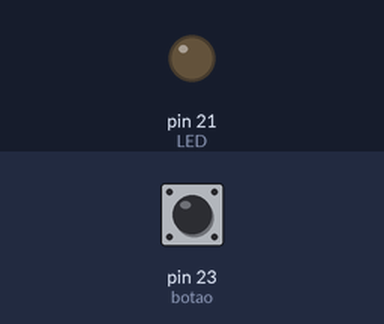
Simulated run of this sketch. Board: Arduino Mega 2560, built with avr-gcc and run on an emulated ATmega2560. On the bench: output pins drawn as LEDs (lit = HIGH). The inputs (shaded band) are chosen by the test bench; at power-on: pin 23 (botao) LOW.

Above: at 1.2 s.
1.3 s: pin 23 (botao) pulled HIGH for 0.15 s
At 1.37 s:
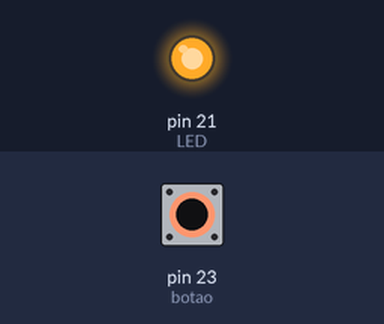
2.9 s: pin 23 (botao) pulled HIGH for 3.2 s
At 6.9 s:
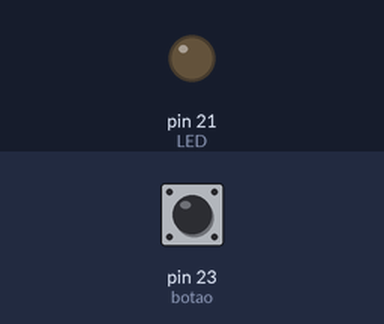
Timing chart, 0 to 8.4 s (numbered marks = the images above; inputs shaded):
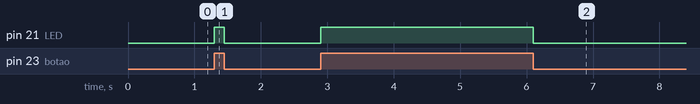

The sketch:

Exemplo01.ino
```cpp
//Código do exemplo 01
//Código para ler o botão e enquanto clicar ligar o led

const int LED = 21;
const int botao = 23;
int estado = 0;

void setup(){
  pinMode(LED, OUTPUT);
  pinMode(botao, INPUT);
}

void loop(){
  estado=digitalRead(botao);

  if(estado==1){
    digitalWrite(LED, HIGH);
  }
  else{
    digitalWrite(LED, LOW);
  }
}
```

Measured:
- after the input at 1.3 s, pin 21 (LED): LOW → HIGH at once, → LOW 0.15 s later
- after the input at 2.9 s, pin 21 (LED): LOW → HIGH at once, → LOW 3.2 s later
